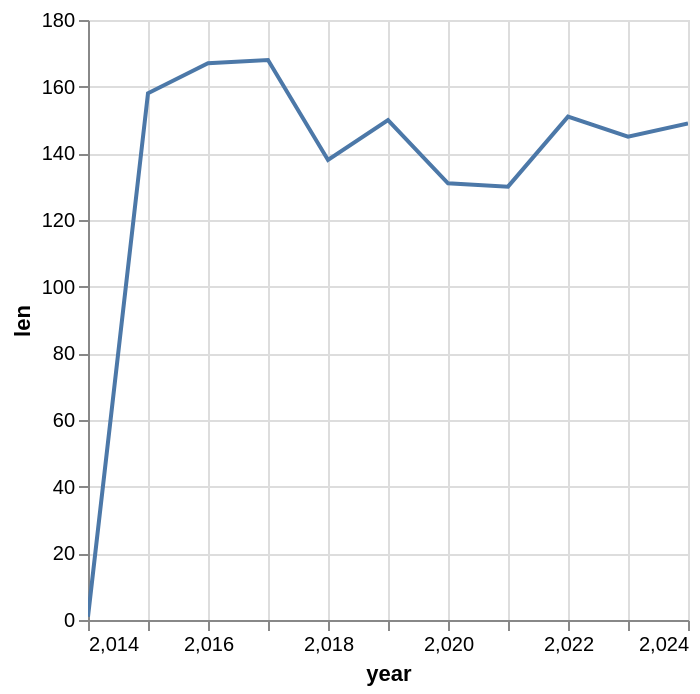

Write notebook code for a chart like this one.
### Code cell
(
    panel_working_pop.filter(pl.col('is_employed_has_disablity') == 1)
    .group_by('year').len().sort('year')
).plot.line(x='year', y='len')

### Figure 1 — Vega-Lite specification as saved in the notebook (floating-point values rounded to 4 significant figures)
{"config": {"view": {"continuousWidth": 300, "continuousHeight": 300}}, "data": {"name": "data-a727ba9fdaf2430c1737d7260d7df64b"}, "mark": {"type": "line", "tooltip": true}, "encoding": {"x": {"field": "year", "type": "quantitative"}, "y": {"field": "len", "type": "quantitative"}}, "params": [{"name": "param_1e9efca18e7a2868", "select": {"type": "interval", "encodings": ["x", "y"]}, "bind": "scales"}], "$schema": "https://vega.github.io/schema/vega-lite/v6.1.0.json", "datasets": {"data-a727ba9fdaf2430c1737d7260d7df64b": [{"year": 2014.0, "len": 1}, {"year": 2015.0, "len": 158}, {"year": 2016.0, "len": 167}, {"year": 2017.0, "len": 168}, {"year": 2018.0, "len": 138}, {"year": 2019.0, "len": 150}, {"year": 2020.0, "len": 131}, {"year": 2021.0, "len": 130}, {"year": 2022.0, "len": 151}, {"year": 2023.0, "len": 145}, {"year": 2024.0, "len": 149}]}}
